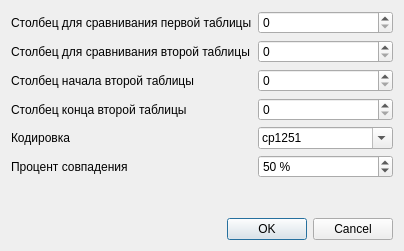
<?xml version="1.0" encoding="UTF-8"?>
<ui version="4.0">
 <class>ConfigDialog</class>
 <widget class="QDialog" name="ConfigDialog">
  <property name="geometry">
   <rect>
    <x>0</x>
    <y>0</y>
    <width>404</width>
    <height>251</height>
   </rect>
  </property>
  <property name="windowTitle">
   <string>Параметры</string>
  </property>
  <layout class="QVBoxLayout" name="verticalLayout">
   <item>
    <layout class="QFormLayout" name="formLayout_2">
     <item row="0" column="0">
      <widget class="QLabel" name="l_column1">
       <property name="text">
        <string>Столбец для сравнивания первой таблицы</string>
       </property>
      </widget>
     </item>
     <item row="0" column="1">
      <widget class="QSpinBox" name="sb_column1"/>
     </item>
     <item row="1" column="0">
      <widget class="QLabel" name="l_column2">
       <property name="text">
        <string>Столбец для сравнивания второй таблицы</string>
       </property>
      </widget>
     </item>
     <item row="1" column="1">
      <widget class="QSpinBox" name="sb_column2"/>
     </item>
     <item row="2" column="0">
      <widget class="QLabel" name="l_start">
       <property name="text">
        <string>Столбец начала второй таблицы</string>
       </property>
      </widget>
     </item>
     <item row="2" column="1">
      <widget class="QSpinBox" name="sb_start"/>
     </item>
     <item row="3" column="0">
      <widget class="QLabel" name="l_end">
       <property name="text">
        <string>Столбец конца второй таблицы</string>
       </property>
      </widget>
     </item>
     <item row="3" column="1">
      <widget class="QSpinBox" name="sb_end"/>
     </item>
     <item row="4" column="0">
      <widget class="QLabel" name="l_encoding">
       <property name="text">
        <string>Кодировка</string>
       </property>
      </widget>
     </item>
     <item row="5" column="0">
      <widget class="QLabel" name="l_min_ratio">
       <property name="text">
        <string>Процент совпадения</string>
       </property>
      </widget>
     </item>
     <item row="4" column="1">
      <widget class="QComboBox" name="cb_encoding">
       <property name="editable">
        <bool>true</bool>
       </property>
       <item>
        <property name="text">
         <string>cp1251</string>
        </property>
       </item>
       <item>
        <property name="text">
         <string>utf-8</string>
        </property>
       </item>
      </widget>
     </item>
     <item row="5" column="1">
      <widget class="QSpinBox" name="sb_min_ratio">
       <property name="suffix">
        <string> %</string>
       </property>
       <property name="maximum">
        <number>100</number>
       </property>
       <property name="value">
        <number>50</number>
       </property>
      </widget>
     </item>
    </layout>
   </item>
   <item>
    <widget class="QDialogButtonBox" name="button_box">
     <property name="standardButtons">
      <set>QDialogButtonBox::Cancel|QDialogButtonBox::Ok</set>
     </property>
    </widget>
   </item>
  </layout>
 </widget>
 <resources/>
 <connections>
  <connection>
   <sender>button_box</sender>
   <signal>rejected()</signal>
   <receiver>ConfigDialog</receiver>
   <slot>reject()</slot>
   <hints>
    <hint type="sourcelabel">
     <x>207</x>
     <y>156</y>
    </hint>
    <hint type="destinationlabel">
     <x>207</x>
     <y>89</y>
    </hint>
   </hints>
  </connection>
  <connection>
   <sender>button_box</sender>
   <signal>accepted()</signal>
   <receiver>ConfigDialog</receiver>
   <slot>accept()</slot>
   <hints>
    <hint type="sourcelabel">
     <x>207</x>
     <y>156</y>
    </hint>
    <hint type="destinationlabel">
     <x>207</x>
     <y>89</y>
    </hint>
   </hints>
  </connection>
 </connections>
</ui>
